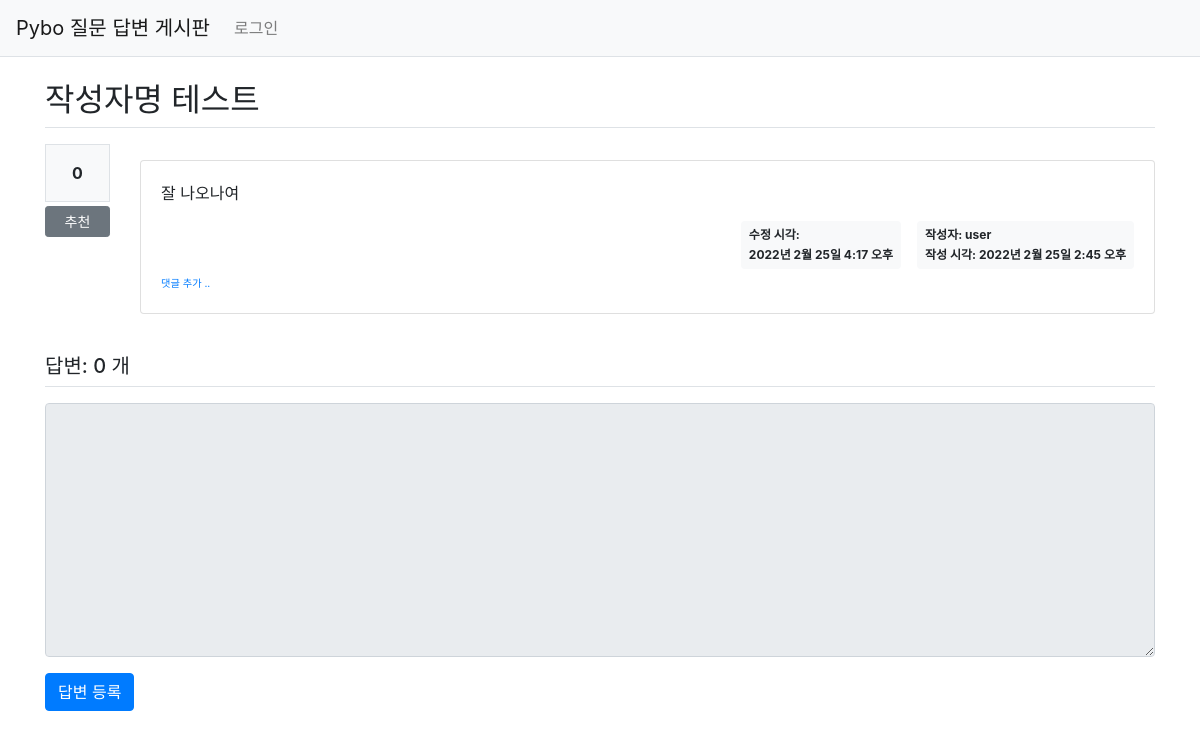
The page /pybo/305/ on the database as committed earlier.
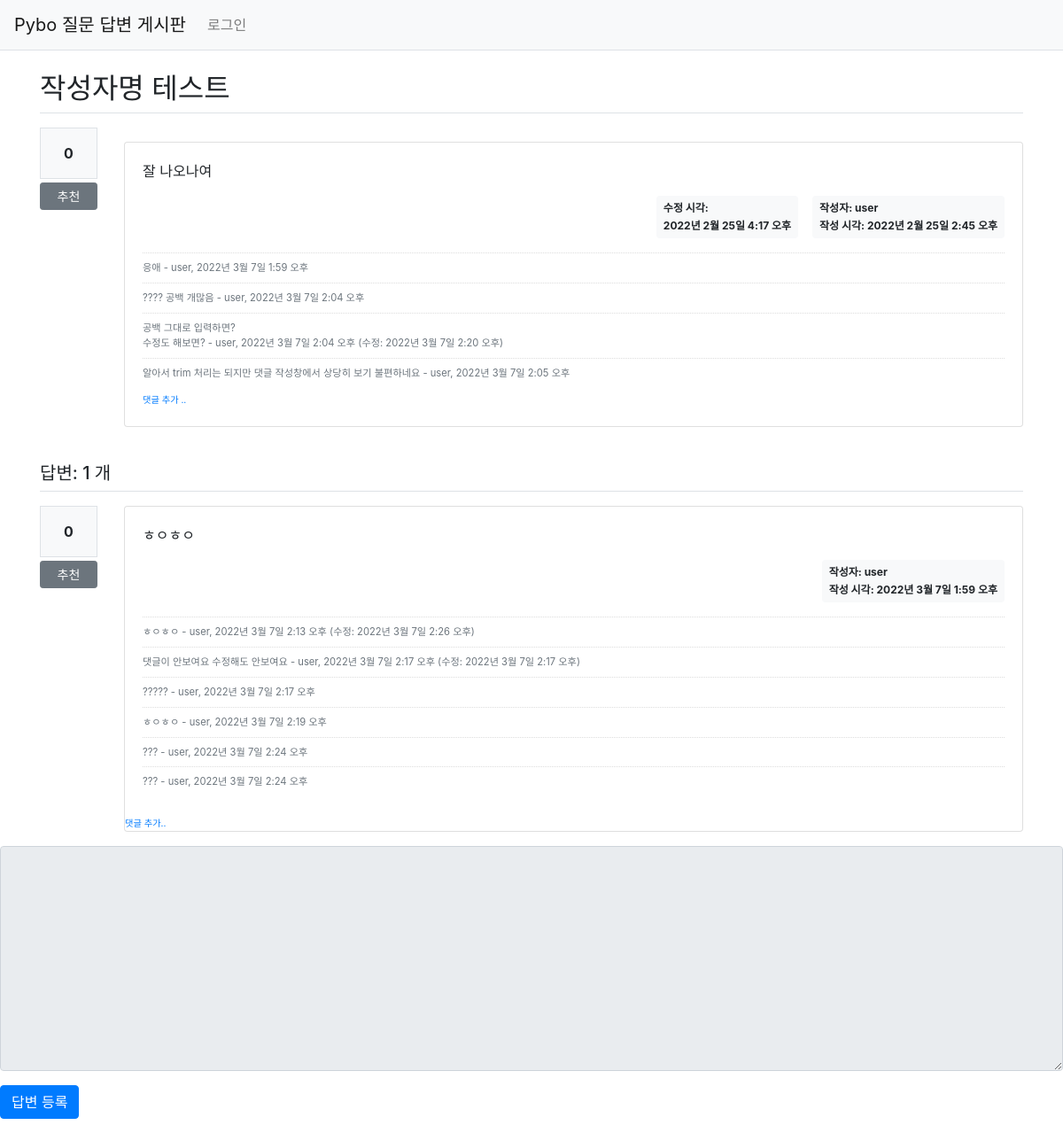
The same page on the database as committed later.
### pybo/models.py (models this page shows, shortened)
class Question(models.Model):
    author = models.ForeignKey(User, on_delete=models.CASCADE, null=True, related_name='question_author')
    subject = models.CharField(max_length=200)  # 질문 제목
    content = models.TextField()  # 질문 내용
    create_date = models.DateTimeField()  # 게시글 작성 시각
    modify_date = models.DateTimeField(null=True, blank=True)  # 최종 수정 시각. 수정 안해서 null값을 가질 수 있으므로 이를 허용.
    voter = models.ManyToManyField(User, related_name='question_voter')  # 추천한 사람 필드 추가

class Comment(models.Model):
    author = models.ForeignKey(User, on_delete=models.CASCADE)  # 댓글 작성자
    content = models.TextField()  # 댓글 내용
    create_date = models.DateTimeField()  # 댓글 작성 시각
    modify_date = models.DateTimeField(null=True, blank=True)  # 수정 시각
    question = models.ForeignKey(Question, null=True, blank=True, on_delete=models.CASCADE)  # 이 댓글이 달린 질문
    answer = models.ForeignKey(Answer, null=True, blank=True, on_delete=models.CASCADE)  # 이 댓글이 달린 답변

class Answer(models.Model):
    author = models.ForeignKey(User, on_delete=models.CASCADE, related_name='answer_author')  # 답변 작성자
    question = models.ForeignKey(Question, on_delete=models.CASCADE)  # 답변을 달 질문 게시글 정보, 질문 게시글 삭제시 답변도 삭제.
    content = models.TextField()  # 답변 내용
    create_date = models.DateTimeField()  # 답변 게시글 작성 시각
    modify_date = models.DateTimeField(null=True, blank=True)  # 최종 수정 시각. 수정 안해서 null값을 가질 수 있으므로 이를 허용.
    voter = models.ManyToManyField(User, related_name='answer_voter')

### pybo/views/base_views.py (the view)
# urls.py: path('<int:question_id>/', base_views.detail, name='detail'),  # URL 별칭-->detail
def detail(request, question_id):
    question = get_object_or_404(Question, pk=question_id)
    context = {'question': question}
    return render(request, 'pybo/question_detail.html', context)

### pybo/templatetags/pybo_filter.py (called while the page is built)
@register.filter()
def mark(value):
    extensions = ['nl2br', 'fenced_code']
    return mark_safe(markdown.markdown(value, extensions=extensions))

### templates/pybo/question_detail.html (shortened to what this page needs)
{% extends 'base.html' %}
{% load pybo_filter %}
{% block content %}
    <div class="container my-3">
        <h2 class="border-bottom py-2">{{ question.subject }}</h2>
        <div class="row my-3">
            <div class="col-1">
                <div class="bg-light text-center p-3 border font-weight-bolder mb-1">
                    {{ question.voter.count }}
                </div>
                <a href="#" data-uri="{% url 'pybo:vote_question' question.id %}"
                   class="recommend btn btn-sm btn-secondary btn-block my-1">
                    추천
                </a>
            </div>
            <div class="col-11">
                <div class="card my-3">
                    <div class="card-body">
                        <div class="card-text">
                            {{ question.content|mark }}
                        </div>
                        <div class="d-flex justify-content-end">
                            {% if question.modify_date %}
                                <div class="badge badge-light p-2 text-left mx-3">
                                    <div class="mb-2">수정 시각:</div>
                                    <div>{{ question.modify_date }}</div>
                                </div>
                            {% endif %}
                            <div class="badge badge-light p-2 text-left">
                                <div class="mb-2">작성자: {{ question.author.username }}</div>
                                <div>작성 시각: {{ question.create_date }}</div>
                            </div>
                        </div>
                        {% if question.comment_set.count > 0 %}
                            <div class="mt-3">
                                {% for comment in question.comment_set.all %}
                                    <a name="{{ comment.id }}"/>
                                    <div class="comment py-2 text-muted">
                                        <span style="white-space: pre-line;">{{ comment.content }}</span>
                                        <span>
                                            - {{ comment.author }}, {{ comment.create_date }}
                                            {% if comment.modify_date %}
                                                (수정: {{ comment.modify_date }})
                                            {% endif %}
                                        </span>
                                    </div>
                                {% endfor %}
                            </div>
                        {% endif %}
                        <div>
                            <a href="{% url 'pybo:comment_create_question' question.id %}" class="small"><small>댓글 추가
                                ..</small></a>
                        </div>
                    </div>
                </div>
            </div>
        </div>
        <h5 class="border-bottom my-3 py-2">
            답변: {{ question.answer_set.count }} 개
        </h5>
        {% for answer in question.answer_set.all %}
            <div class="row my-3">
                <div class="col-1">
                    <div class="bg-light text-center p-3 border font-weight-bolder mb-1">
                        {{ answer.voter.count }}
                    </div>
                    <a href="#" data-uri="{% url 'pybo:vote_answer' answer.id %}"
                       class="recommend btn btn-sm btn-secondary btn-block my-1">
                        추천
                    </a>
                </div>
                <div class="col-11">
                    <div class="card">
                        <div class="card-body">
                            <div class="card-text">
                                {{ answer.content|mark }}
                            </div>
                            <div class="d-flex justify-content-end">
                                <div class="badge badge-light p-2 text-left">
                                    <div class="mb-2">작성자: {{ answer.author.username }}</div>
                                    <div>작성 시각: {{ answer.create_date }}</div>
                                </div>
                            </div>
                            {% if answer.comment_set.count > 0 %}
                                <div class="mt-3">
                                    {% for comment in answer.comment_set.all %}
                                        <a name="comment_{{ comment.id }}"/>
                                        <div class="comment py-2 text-muted">
                                            <span style="white-space: pre-line;">{{ comment.content }}</span>
                                            <span>
                                        - {{ comment.author }}, {{ comment.create_date }}
                                                {% if comment.modify_date %}
                                                    (수정: {{ comment.modify_date }})
                                                {% endif %}
                                    </span>
                                        </div>
                                    {% endfor %}
                                </div>
                            {% endif %}
                        </div>
                        <a href="{% url 'pybo:comment_create_answer' answer.id %}"
                           class="small"><small>댓글 추가..</small></a>
                    </div>
                </div>
            </div>
            </div>
        {% endfor %}
    <form action="{% url 'pybo:answer_create' question.id %}" method="post" class="my-3">
        <div class="form-group">
                <textarea name="content" id="content"
                          {% if not user.is_authenticated %}disabled{% endif %}
                          class="form-control" rows="10"></textarea>
        </div>
        <input type="submit" value="답변 등록" class="btn btn-primary">
    </form>
    </div>
{% endblock %}

### templates/base.html (shortened to what this page needs)
{% load static %}
<!DOCTYPE html>
<html lang="ko">
<head>
    <link rel="stylesheet" type="text/css" href="{% static 'bootstrap.min.css' %}">
    <link rel="stylesheet" type="text/css" href="{% static 'style.css' %}">
</head>
<body>
{% include 'navbar.html' %}
{% block content %}
{% endblock %}
</body>
</html>

### templates/navbar.html (shortened to what this page needs)
<nav class="navbar navbar-expand-lg navbar-light bg-light border-bottom">
    <a class="navbar-brand" href="{% url 'pybo:index' %}">Pybo 질문 답변 게시판</a>
    <div class="collapse navbar-collapse flex-grow-0" id="navbarNav">
        <ul class="navbar-nav">
            {% if user.is_authenticated %}
                {{ user.username }}님, 환영합니다.
                <a class="nav-link" href="{% url 'common:logout' %}">
                    로그아웃
                </a>
            {% else %}
                <li class="nav-item">
                    <a class="nav-link" href="{% url 'common:login' %}">로그인</a>
                </li>
            {% endif %}
        </ul>
    </div>
</nav>

### static/style.css (style rules this page uses)
.comment { border-top:dotted 1px #ddd; font-size:0.7em; }

Rows that differ between the two databases and show on the page:
computed for Question "작성자명 테스트": answer_set.count "0" → "1"
added Comment: content "응애", author "user", create_date "2022년 3월 7일 1:59 오후", shown under "작성자명 테스트"
added Comment: content "???? 공백 개많음", author "user", create_date "2022년 3월 7일 2:04 오후", shown under "작성자명 테스트"
added Comment: content "공백 그대로 입력하면? 수정도 해보면?", author "user", create_date "2022년 3월 7일 2:04 오후", modify_date "2022년 3월 7일 2:20 오후", shown under "작성자명 테스트"
added Comment: content "알아서 trim 처리는 되지만 댓글 작성창에서 상당히 보기 불편하네요", author "user", create_date "2022년 3월 7일 2:05 오후", shown under "작성자명 테스트"
added Answer: voter.count "0", content|mark "ㅎㅇㅎㅇ", author.username "user", create_date "2022년 3월 7일 1:59 오후"
added Comment: content "ㅎㅇㅎㅇ", author "user", create_date "2022년 3월 7일 2:13 오후", modify_date "2022년 3월 7일 2:26 오후", shown under "0"
added Comment: content "댓글이 안보여요 수정해도 안보여요", author "user", create_date "2022년 3월 7일 2:17 오후", modify_date "2022년 3월 7일 2:17 오후", shown under "0"
added Comment: content "?????", author "user", create_date "2022년 3월 7일 2:17 오후", shown under "0"
added Comment: content "ㅎㅇㅎㅇ", author "user", create_date "2022년 3월 7일 2:19 오후", shown under "0"
added Comment: content "???", author "user", create_date "2022년 3월 7일 2:24 오후", shown under "0"
added Comment: content "???", author "user", create_date "2022년 3월 7일 2:24 오후", shown under "0"
